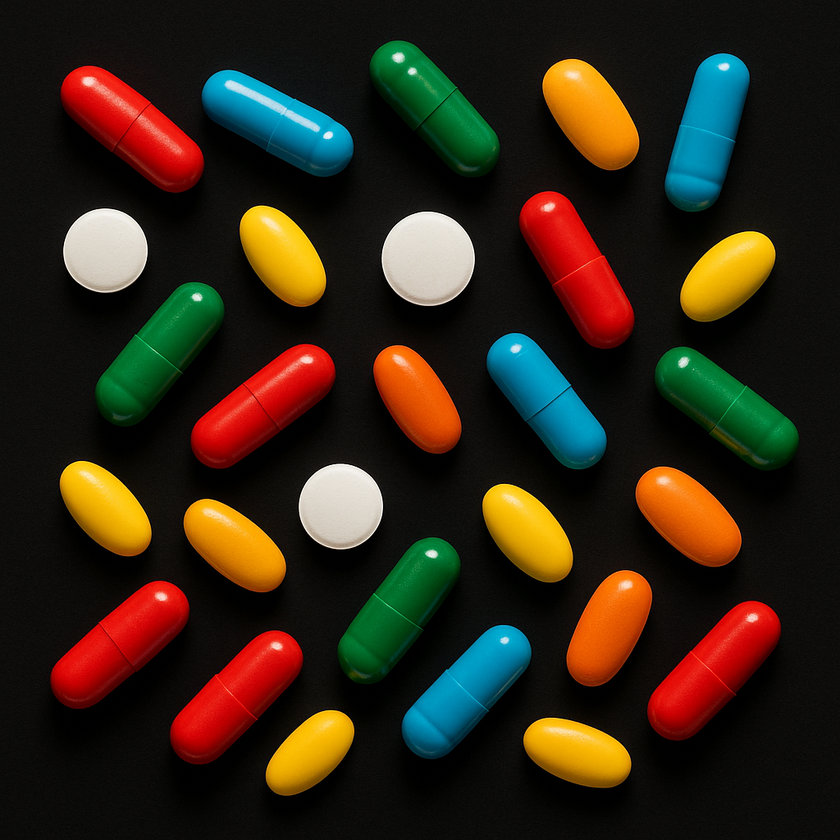
#> input picture imagenes/pildoras2.png, 840 x 840 px, shrunk from 1024 x 1024 before the run, found by its file name
$ jupyter execute 24_kmeans_segmentacion.ipynb
#> lines starting #> are read from the running program, lines starting #| are printed output that depends on the picture
# 24 · Segmentación por K-means

## 1) Introducción

K-means particiona los datos en \(K\) grupos minimizando la distancia a centroides. En imágenes, cada píxel es un vector de características (color y/o posición).

## 2) Cargar imagen

[cell 1]
import cv2, numpy as np, matplotlib.pyplot as plt
IMG_PATH = r"C:\\Users\\20808\\Documents\\Repositorios\\Vision_en_Robotica\\imagenes\\pildoras2.png"
bgr = cv2.imread(IMG_PATH, cv2.IMREAD_COLOR)
#> bgr is the input picture: shape (840, 840, 3); mean B, G, R 22.7, 37.3, 49
if bgr is None:
    raise FileNotFoundError(f"No se pudo cargar la imagen en {IMG_PATH}")
rgb = cv2.cvtColor(bgr, cv2.COLOR_BGR2RGB)
plt.figure(figsize=(4,4)); plt.imshow(rgb); plt.title('RGB'); plt.axis('off'); plt.show()

## 3) Utilidades

[cell 2]
import numpy as np, cv2
def to_colorspace(bgr, mode='RGB'):
    if mode=='RGB': return cv2.cvtColor(bgr, cv2.COLOR_BGR2RGB)
    if mode=='HSV': return cv2.cvtColor(bgr, cv2.COLOR_BGR2HSV)
    if mode=='Lab': return cv2.cvtColor(bgr, cv2.COLOR_BGR2LAB)
    raise ValueError('modo inválido')

def from_colorspace_to_rgb(img_cs, mode='RGB'):
    if mode=='RGB': return img_cs.copy()
    if mode=='HSV': return cv2.cvtColor(img_cs, cv2.COLOR_HSV2RGB)
    if mode=='Lab': return cv2.cvtColor(img_cs, cv2.COLOR_LAB2RGB)
    raise ValueError('modo inválido')

def feature_stack(img_cs, spatial_w=0.0):
    H,W = img_cs.shape[:2]
    c = img_cs.reshape(-1,3).astype(np.float32)
    c = c/255.0 if img_cs.dtype==np.uint8 else c
    if spatial_w>0:
        yy,xx = np.mgrid[0:H,0:W]
        xx = (xx.astype(np.float32)/(max(1,W-1)))*spatial_w
        yy = (yy.astype(np.float32)/(max(1,H-1)))*spatial_w
        xy = np.stack([xx,yy],axis=2).reshape(-1,2)
        X = np.hstack([c,xy]).astype(np.float32)
    else:
        X = c.astype(np.float32)
    return X,H,W

def run_kmeans(X, K=3, attempts=3, max_iter=20, init_pp=True):
    criteria = (cv2.TERM_CRITERIA_EPS+cv2.TERM_CRITERIA_MAX_ITER, int(max_iter), 1.0)
    flags = cv2.KMEANS_PP_CENTERS if init_pp else cv2.KMEANS_RANDOM_CENTERS
    compactness, labels, centers = cv2.kmeans(X, K, None, criteria, attempts, flags)
    return compactness, labels.reshape(-1), centers

def labels_to_image(labels, centers, shape_hw, mode='RGB'):
    H,W = shape_hw
    color_centers = centers[:,:3]
    pal = np.clip(np.rint(color_centers*255.0),0,255).astype(np.uint8)[labels].reshape(H,W,3)
    return from_colorspace_to_rgb(pal, mode)

## 4) Interactivo

[cell 3]
import ipywidgets as widgets
from IPython.display import display, clear_output
import matplotlib.pyplot as plt

w_K = widgets.IntSlider(value=4, min=2, max=10, step=1, description='K')
w_space = widgets.Dropdown(options=['RGB','HSV','Lab'], value='Lab', description='ColorSpace')
w_spw = widgets.FloatSlider(value=0.0, min=0.0, max=1.0, step=0.05, readout_format='.2f', description='peso (x,y)')
w_attempts = widgets.IntSlider(value=3, min=1, max=10, step=1, description='attempts')
w_maxit = widgets.IntSlider(value=20, min=5, max=200, step=5, description='max_iter')
w_initpp = widgets.Checkbox(value=True, description='KMEANS++ init')

display(widgets.HBox([w_K, w_space, w_spw]))
display(widgets.HBox([w_attempts, w_maxit, w_initpp]))
out = widgets.Output(); display(out)

def refresh(*args):
    with out:
        clear_output(wait=True)
        img_cs = to_colorspace(bgr, w_space.value)
        X,H,W = feature_stack(img_cs, spatial_w=w_spw.value)
        comp, labels, centers = run_kmeans(X, K=w_K.value, attempts=w_attempts.value, max_iter=w_maxit.value, init_pp=w_initpp.value)
        seg = labels_to_image(labels, centers, (H,W), mode=w_space.value)
        plt.figure(figsize=(12,5))
        plt.subplot(1,2,1); plt.imshow(rgb); plt.title('RGB (original)'); plt.axis('off')
        plt.subplot(1,2,2); plt.imshow(seg); plt.title(f'K-means {w_space.value} | K={w_K.value} | peso_xy={w_spw.value:.2f}'); plt.axis('off')
        plt.suptitle(f'compactness={comp:.2f} | attempts={w_attempts.value} | init={"++" if w_initpp.value else "random"}', fontsize=10)
        plt.tight_layout(); plt.show()

for w in [w_K, w_space, w_spw, w_attempts, w_maxit, w_initpp]: w.observe(refresh, names='value')
refresh()
#> in to_colorspace, `if mode=='Lab': return cv2.cvtColor(bgr, cv2.COLOR_BGR2LAB)`: returned value: shape (840, 840, 3); mean of channels 0, 1, 2 44.3, 132.4, 139
#> in refresh, `X,H,W = feature_stack(img_cs, spatial_w=w_spw.value)`: H = 840
#> in run_kmeans, `compactness, labels, centers = cv2.kmeans(X, K, None, criteria, attemp..`: compactness = 5300.6; centers = [[0.0369, 0.502, 0.508], [0.465, 0.72, 0.72], [0.456, 0.396, 0.507], [0.796, 0.535, 0.702]]
#> in refresh, `comp, labels, centers = run_kmeans(X, K=w_K.value, attempts=w_attempts..`: comp = 5300.6
#> in labels_to_image, `color_centers = centers[:,:3]`: color_centers has the same summary as centers in run_kmeans
#> in labels_to_image, `pal = np.clip(np.rint(color_centers*255.0),0,255).astype(np.uint8)[lab..`:
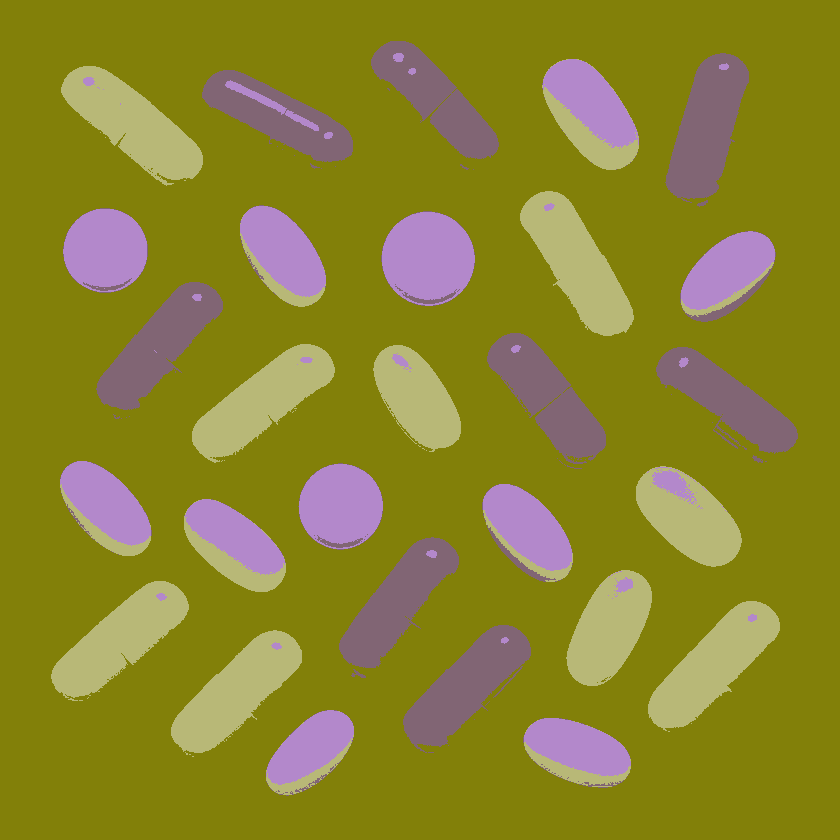
#> pal: shape (840, 840, 3); mean of channels 0, 1, 2 44, 132.3, 139.3; drawn as B, G, R
#> in from_colorspace_to_rgb, `if mode=='Lab': return cv2.cvtColor(img_cs, cv2.COLOR_LAB2RGB)`:
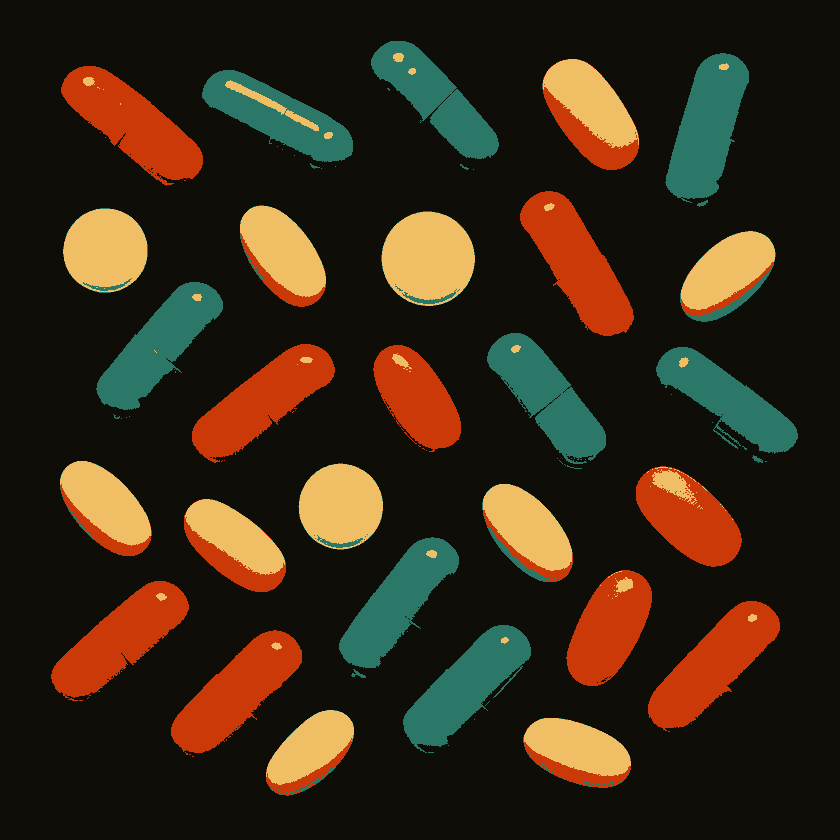
#> returned value: shape (840, 840, 3); mean R, G, B 54.2, 39.9, 23.1
#> in refresh, `plt.tight_layout()`:
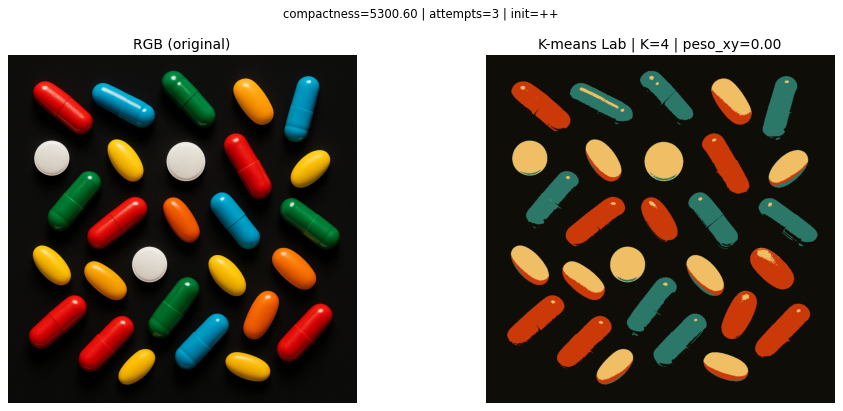
#> figure drawn by matplotlib, 2 panels

$ run again, with imagenes/pildoras1.png copied over imagenes/pildoras2.png
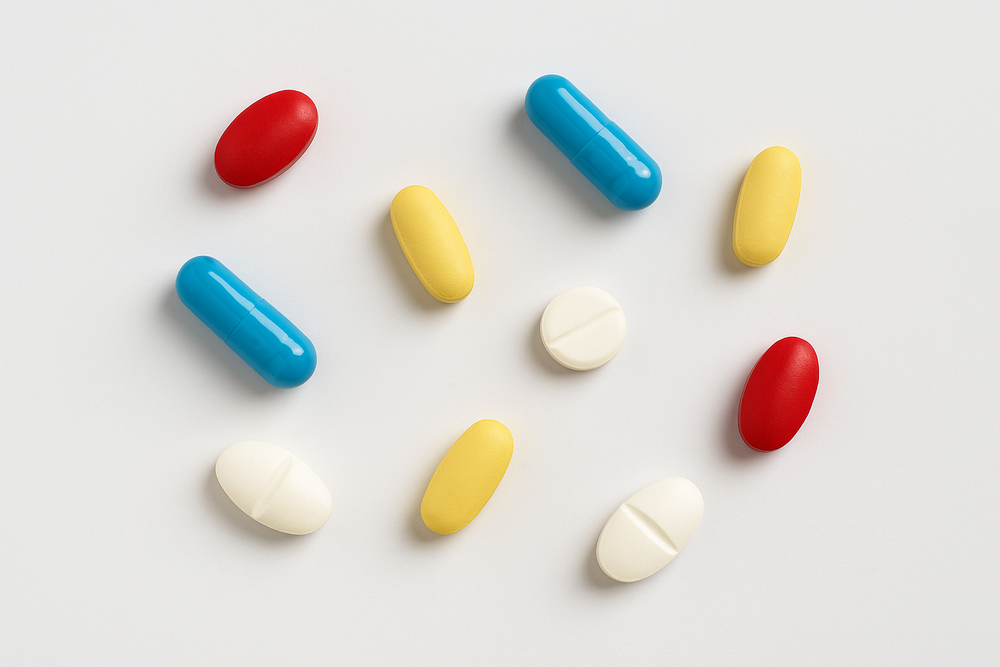
#> input picture imagenes/pildoras1.png, 1000 x 667 px, shrunk from 1536 x 1024 before the run, found by its file name
#> bgr is the input picture: shape (667, 1000, 3); mean B, G, R 213.2, 218.1, 221.1
#> in refresh, `X,H,W = feature_stack(img_cs, spatial_w=w_spw.value)`: H = 667; W = 1000
#> in run_kmeans, `compactness, labels, centers = cv2.kmeans(X, K, None, criteria, attemp..`: compactness = 1231.6; centers = [[0.906, 0.501, 0.507], [0.585, 0.482, 0.475], [0.399, 0.738, 0.678], [0.823, 0.498, 0.725]]
#> in refresh, `comp, labels, centers = run_kmeans(X, K=w_K.value, attempts=w_attempts..`: comp = 1231.6
#> color_centers has the same summary as centers in run_kmeans
#> in labels_to_image, `pal = np.clip(np.rint(color_centers*255.0),0,255).astype(np.uint8)[lab..`:
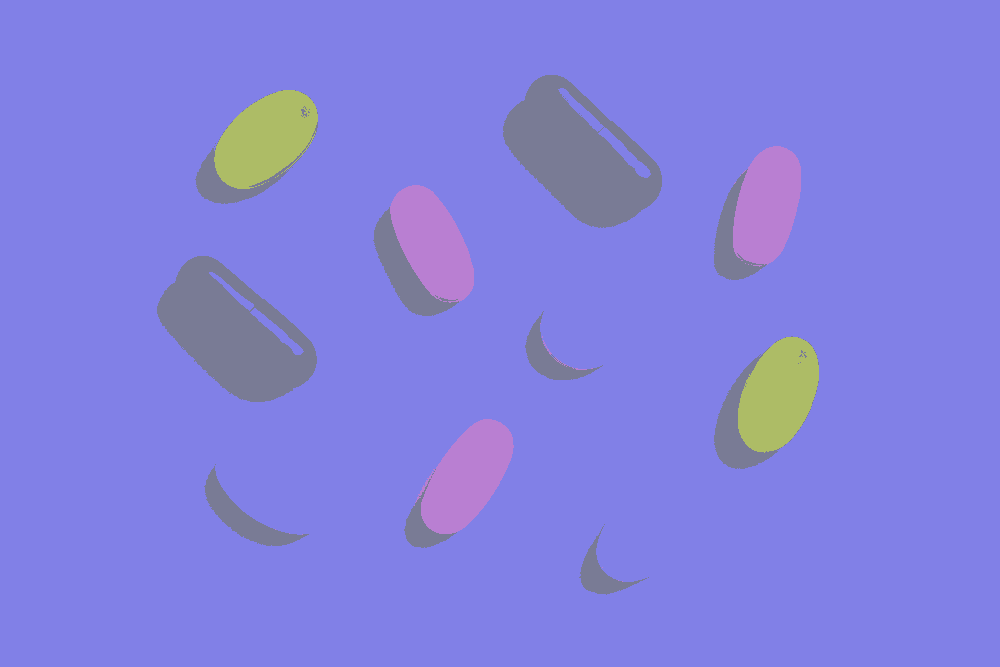
#> pal: shape (667, 1000, 3); mean of channels 0, 1, 2 222.7, 128.9, 131; drawn as B, G, R
#> in refresh, `plt.tight_layout()`:
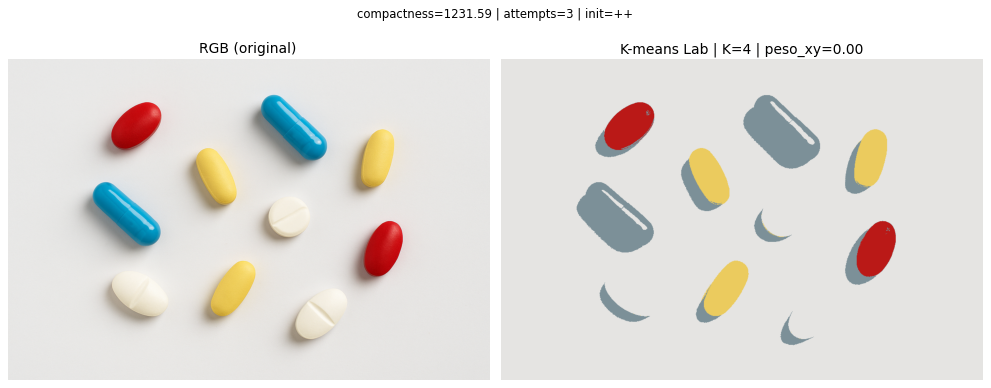
#> figure drawn by matplotlib, 2 panels

$ run again, with imagenes/pildoras3.png copied over imagenes/pildoras2.png
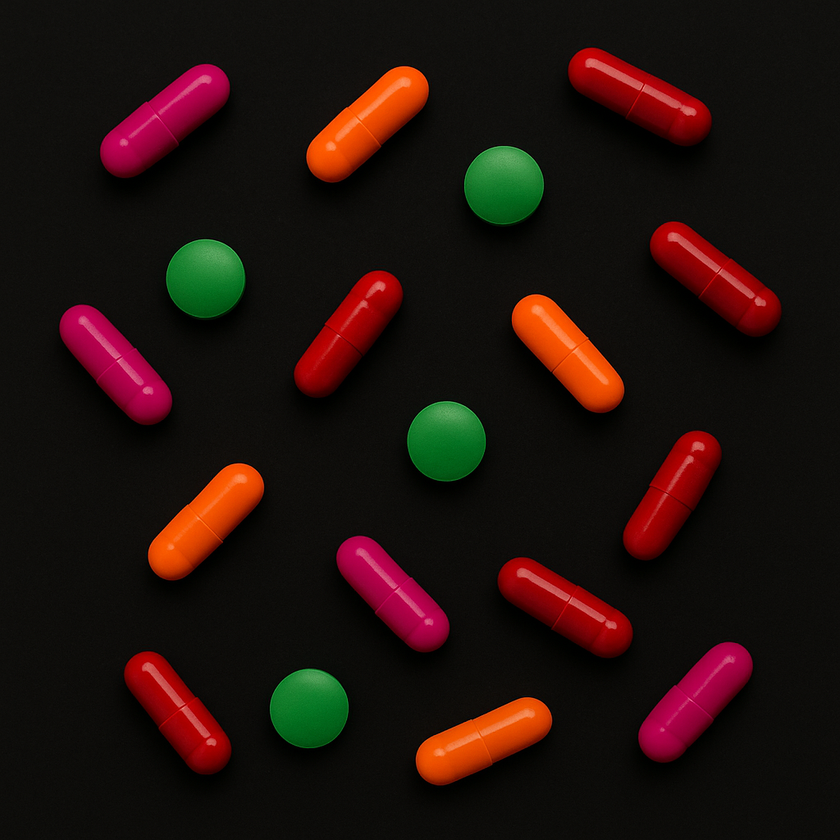
#> input picture imagenes/pildoras3.png, 840 x 840 px, shrunk from 1024 x 1024 before the run, found by its file name
#> bgr is the input picture: shape (840, 840, 3); mean B, G, R 12.7, 16.9, 33.8
#> in refresh, `X,H,W = feature_stack(img_cs, spatial_w=w_spw.value)`: H = 840
#> in run_kmeans, `compactness, labels, centers = cv2.kmeans(X, K, None, criteria, attemp..`: compactness = 1230; centers = [[0.0347, 0.502, 0.508], [0.547, 0.719, 0.728], [0.315, 0.712, 0.613], [0.437, 0.333, 0.633]]
#> in refresh, `comp, labels, centers = run_kmeans(X, K=w_K.value, attempts=w_attempts..`: comp = 1230
#> color_centers has the same summary as centers in run_kmeans
#> in labels_to_image, `pal = np.clip(np.rint(color_centers*255.0),0,255).astype(np.uint8)[lab..`:
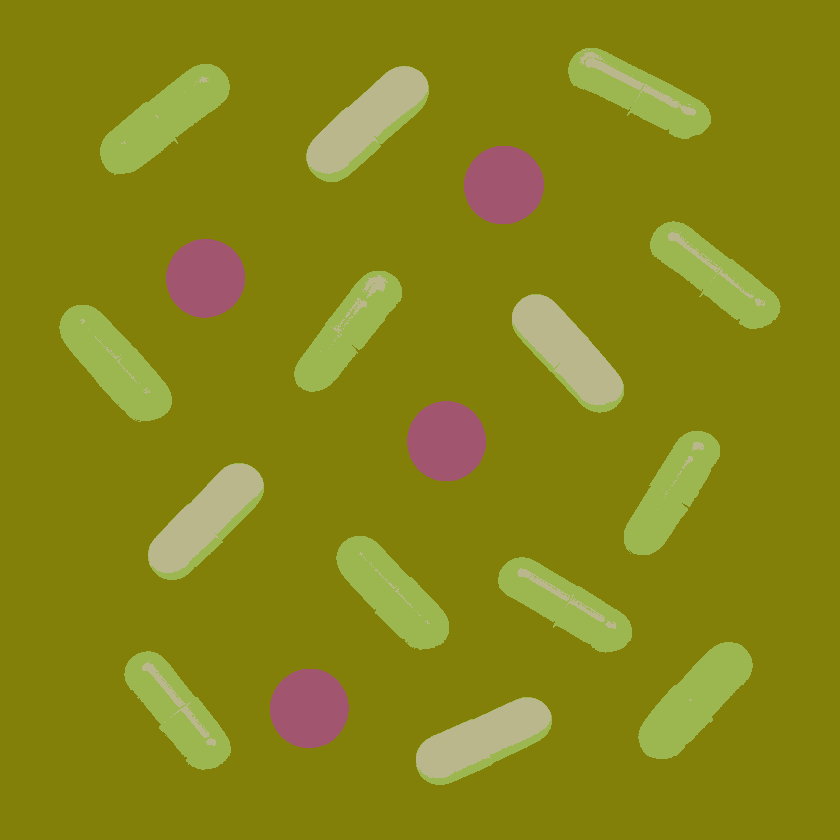
#> pal: shape (840, 840, 3); mean of channels 0, 1, 2 23, 133.6, 135.3; drawn as B, G, R
#> in refresh, `plt.tight_layout()`:
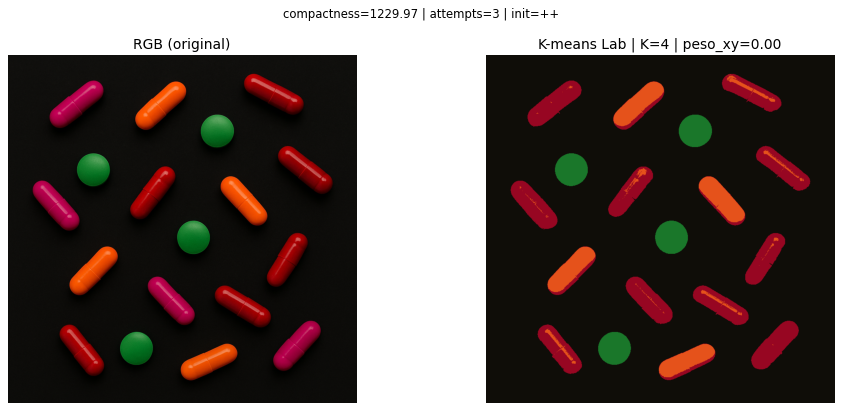
#> figure drawn by matplotlib, 2 panels

$ run again, with imagenes/barco.png copied over imagenes/pildoras2.png
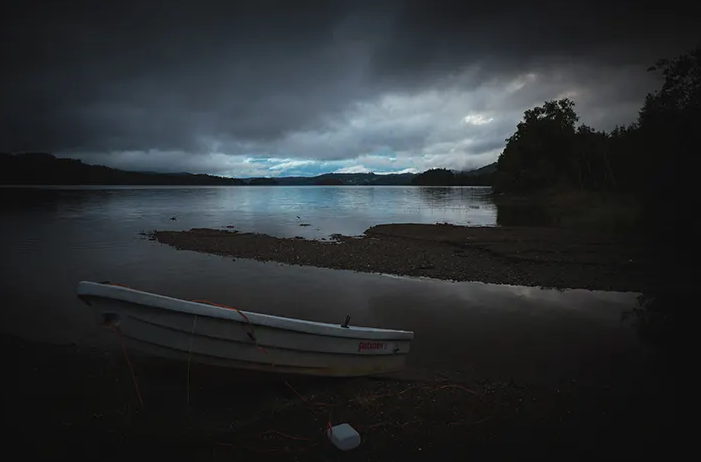
#> input picture imagenes/barco.png, 701 x 462 px, found by its file name
#> bgr is the input picture: shape (462, 701, 3); mean B, G, R 49, 46.5, 42.3
#> in refresh, `X,H,W = feature_stack(img_cs, spatial_w=w_spw.value)`: H = 462; W = 701
#> in run_kmeans, `compactness, labels, centers = cv2.kmeans(X, K, None, criteria, attemp..`: compactness = 663.5; centers = [[0.328, 0.495, 0.48], [0.061, 0.502, 0.505], [0.605, 0.484, 0.469], [0.162, 0.5, 0.495]]
#> in refresh, `comp, labels, centers = run_kmeans(X, K=w_K.value, attempts=w_attempts..`: comp = 663.5
#> color_centers has the same summary as centers in run_kmeans
#> in labels_to_image, `pal = np.clip(np.rint(color_centers*255.0),0,255).astype(np.uint8)[lab..`:
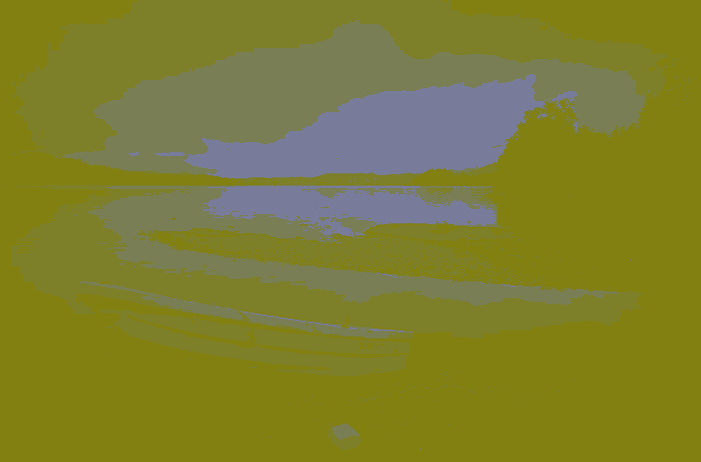
#> pal: shape (462, 701, 3); mean of channels 0, 1, 2 46.3, 127, 126.2; drawn as B, G, R
#> in refresh, `plt.tight_layout()`:
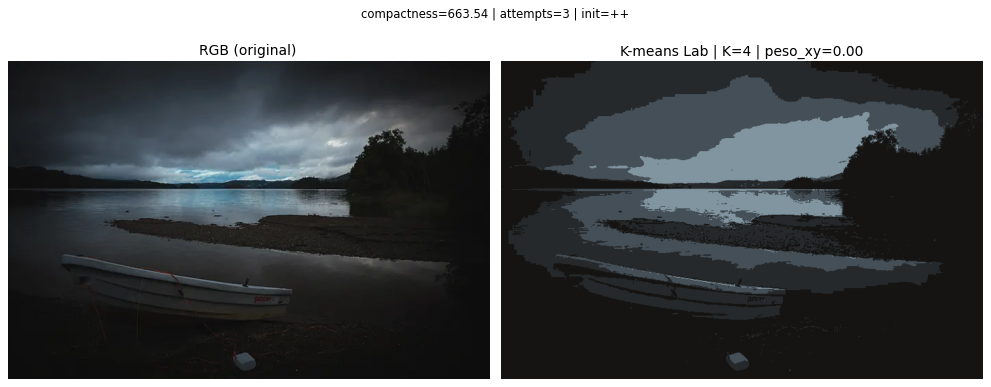
#> figure drawn by matplotlib, 2 panels
